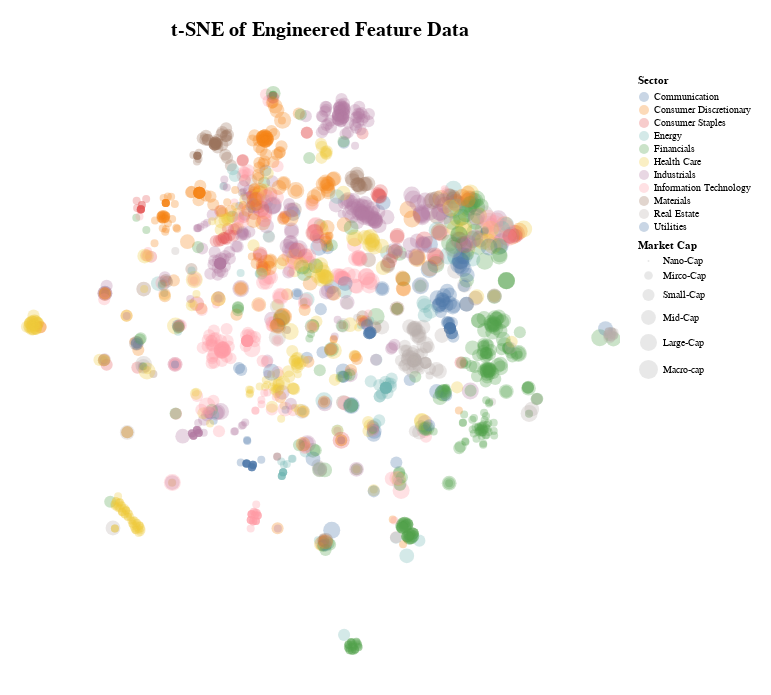

This figure's notebook cell:
### Code cell
print(f"The tsne output dataframe has dimensions of {X_eng_tsne.shape}\n")

plot_df = pd.DataFrame({
    "tsne1": X_eng_tsne[:, 0],
    "tsne2": X_eng_tsne[:, 1],
    # optional metadata for color/tooltip:
    "Sector": X_eng["Sector"].values,
    "Market Cap": X_eng['Market Cap'].values,
})

market_cap_order = ['Nano-Cap','Mirco-Cap','Small-Cap','Mid-Cap','Large-Cap','Macro-cap']

cos_eng_chart = (
    alt.Chart(plot_df, title = alt.TitleParams(text='t-SNE of Engineered Feature Data',fontSize=20,offset=35))
      .mark_circle(size=28, opacity=0.3)
      .encode(
          x=alt.X("tsne1:Q", title = '', axis = None),
          y=alt.Y("tsne2:Q", title = '', axis = None),
          color=alt.Color("Sector:N"), 
          size = alt.Size("Market Cap:N", scale=alt.Scale(domain=market_cap_order),sort=market_cap_order), 
          tooltip=["Sector:N", "Market Cap:N"]
      )
      .properties(padding = 20, width = 600, height = 600
    )
    .configure_view(stroke=None)
      .interactive()
)

cos_eng_chart

### Figure 1 — Vega-Lite specification as saved in the notebook (floating-point values rounded to 4 significant figures; data arrays with more than 128 entries replaced by an {"elided": "..."} marker saying what was removed)
{"config": {"view": {"continuousWidth": 300, "continuousHeight": 300, "stroke": null}}, "data": {"name": "data-2f4b925a690cfcc2ffa0c7747cbc5811"}, "mark": {"type": "circle", "opacity": 0.3, "size": 28}, "encoding": {"color": {"field": "Sector", "type": "nominal"}, "size": {"field": "Market Cap", "scale": {"domain": ["Nano-Cap", "Mirco-Cap", "Small-Cap", "Mid-Cap", "Large-Cap", "Macro-cap"]}, "sort": ["Nano-Cap", "Mirco-Cap", "Small-Cap", "Mid-Cap", "Large-Cap", "Macro-cap"], "type": "nominal"}, "tooltip": [{"field": "Sector", "type": "nominal"}, {"field": "Market Cap", "type": "nominal"}], "x": {"axis": null, "field": "tsne1", "title": "", "type": "quantitative"}, "y": {"axis": null, "field": "tsne2", "title": "", "type": "quantitative"}}, "height": 600, "padding": 20, "params": [{"name": "param_18", "select": {"type": "interval", "encodings": ["x", "y"]}, "bind": "scales"}], "title": {"text": "t-SNE of Engineered Feature Data", "fontSize": 20, "offset": 35}, "width": 600, "$schema": "https://vega.github.io/schema/vega-lite/v5.20.1.json", "datasets": {"data-2f4b925a690cfcc2ffa0c7747cbc5811": {"elided": "1905 records"}}}
